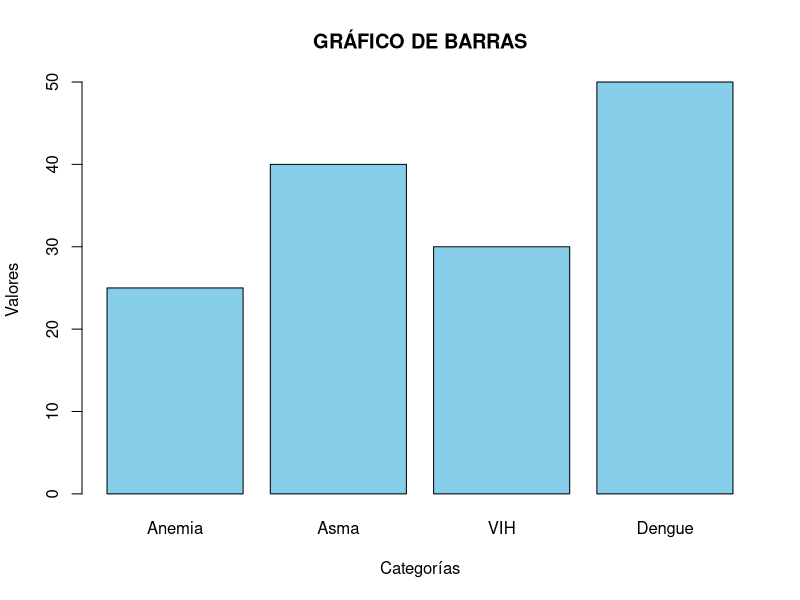

Source code (R):
## ---- chunk 1
categorias <- c("Anemia","Asma","VIH","Dengue")
valores <- c(25,40,30,50)
## ---- chunk 2
barplot(valores,
        names.arg = categorias,
        col = "skyblue",
        main = "GRÁFICO DE BARRAS",
        xlab = "Categorías",
        ylab = "Valores",
        border = "black")
